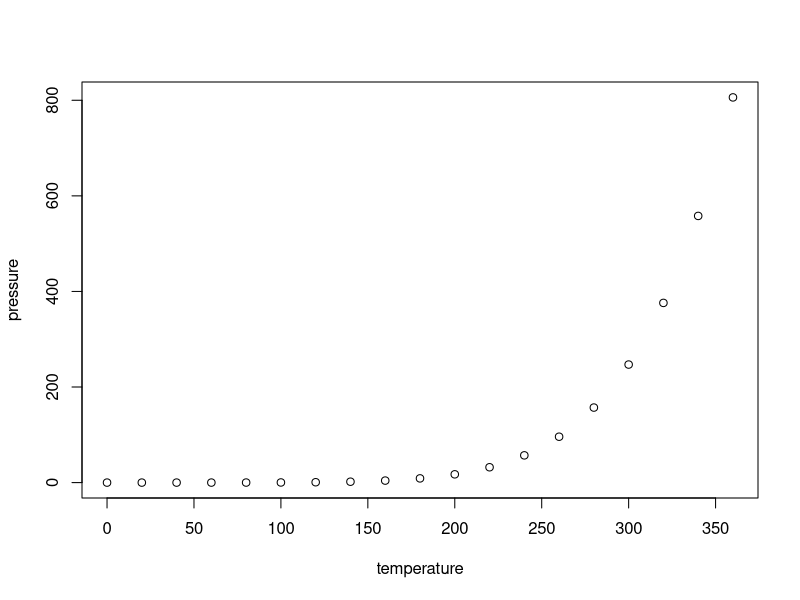
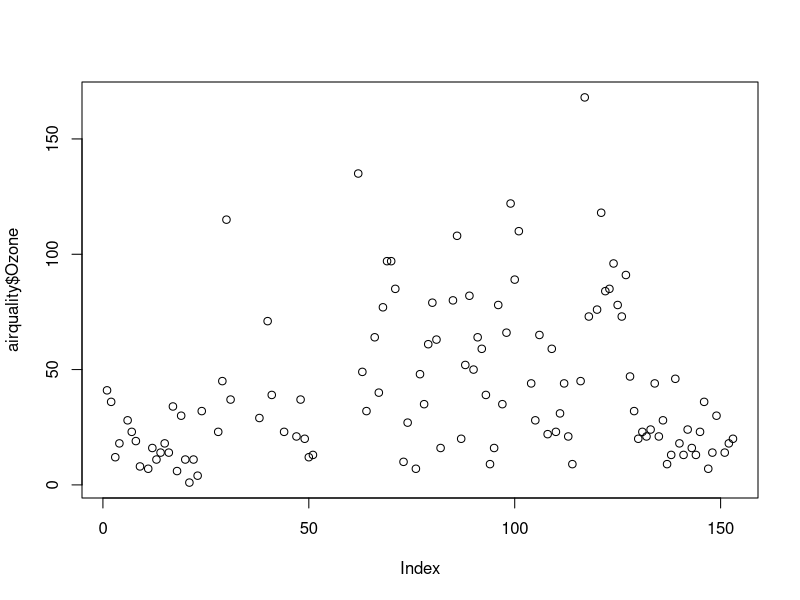

Reproduce these figures in R, in order.
## ---- chunk 1
knitr::opts_chunk$set(echo = TRUE,fig.path="../images/fig/")
#knitr::opts_chunk$set(fig.path="../brianstefans.github.io/images/fig/") params: 
  #output_dir: "/_posts"
## ---- chunk 2
summary(cars)
## ---- chunk 3
plot(pressure)
## ---- chunk 4
plot(airquality$Ozone)
